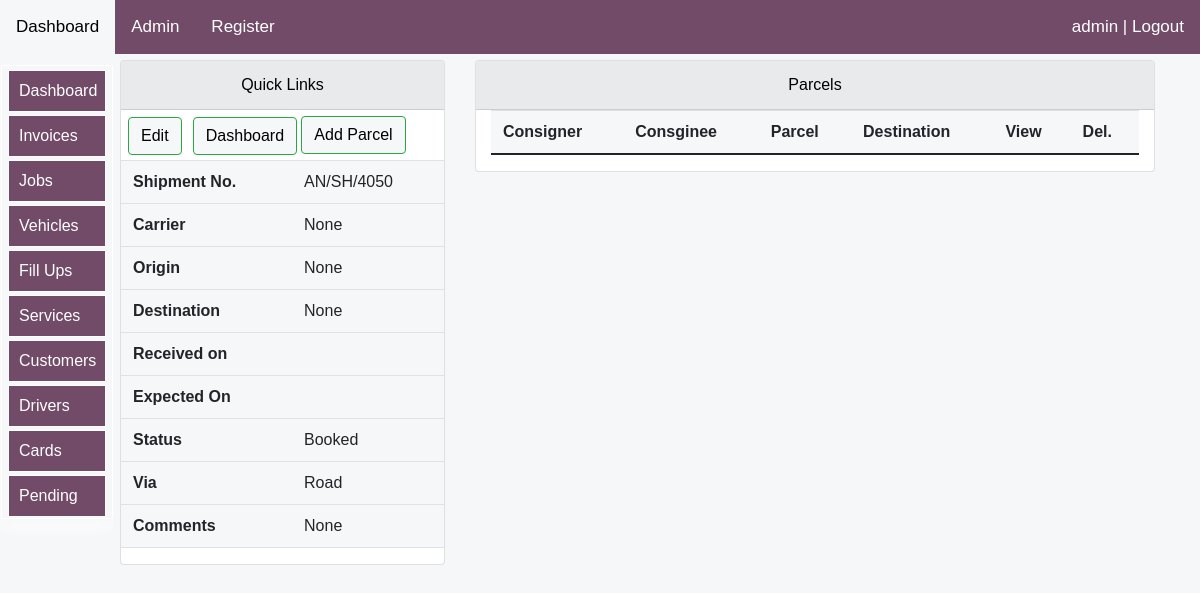
/logistics/add-items-to-shipment/1 (signed in), run on the app's committed database.
### logistics/models.py (models this page shows, shortened)
class ShipmentsModel(models.Model):
    Shipment_Status=[
        ("Booked","Booked"),
        ("Loaded","Loaded"),
        ("Dispatched","Dispatched"),
        ("Enroute","Enroute"),
        ("Delivered","Delivered"),
        ("Unknown","Unknown"),
        ("Other","Other"),
    ]
    Transport_Mode=[
        ("Road","Road"),
        ("Air","Air"),
         ("Sea","Sea"),
    ]
    carrier= models.ForeignKey(AlwenVehiclesModel, blank=True, null=True, on_delete=models.SET_NULL,related_name='carrier_related')
    date= models.DateTimeField(null=True, blank=True)
    expected= models.DateTimeField(null=True, blank=True)
    status= models.CharField(choices=Shipment_Status,null=True, blank=True, max_length=20,default="Booked")
    origin= models.CharField(null=True, blank=True, max_length=20)
    destination= models.CharField(null=True, blank=True, max_length=20)
    via= models.CharField(choices=Transport_Mode,null=True, blank=True, max_length=20,default="Road")
    shipment_number= models.CharField(null=True, blank=True, max_length=20)
    comments=models.CharField(blank=True,null=True,max_length=30)

### logistics/views.py (the view, shortened to what this page needs)
# urls.py: path('add-items-to-shipment/<int:pk>', views.add_show_shipment_items, name="add-items-to-shipment"),
@login_required(login_url='login:loginpage')
def add_show_shipment_items(request,pk):
    title="Add Shipment Items"
    ourshipment =ShipmentsModel.objects.get(id=pk)#very important to get id to go to particular shipment
    add_shipment_items_form=AddShippmentItemsForm()
    add_Shipment= get_object_or_404(ShipmentsModel, id=pk)
    add_item= None
    shipment_context={
            "add_shipment_items_form":add_shipment_items_form,
            "title":title,
            "ourshipment":ourshipment,
            "add_Shipment":add_Shipment,
            "title":title,
    }
    return render(request, 'logistics/shipments/add-items-to-shipment.html', shipment_context)#th

### logistics/models.py (called while the page is built)
    def __str__(self):
        return '{}'.format(self.name)

### logistics/templates/logistics/shipments/add-items-to-shipment.html (shortened to what this page needs)
{% extends 'bases/base.html'%}
{% load static %}
{% load crispy_forms_tags %}
{% block style %}
<link href="{% static 'css/bootstrap.min.css' %}" rel="stylesheet">
<link rel="stylesheet" href="https://use.fontawesome.com/releases/v5.15.2/css/all.css"
>
<link rel="stylesheet" href="https://cdn.jsdelivr.net/npm/bootstrap@4.6.0/dist/css/bootstrap.min.css"
>
   {%endblock%}
   {% block body %}
<div class="container">
    <div class="row mt-12" >
<div class="col-md-4">
    <div class="card">
        <div id="allif-section-headers" class="card-header ">
            Quick Links
        </div>
        <div >
      <a  href="{% url 'logistics:logistics-add-shipment-details' ourshipment.id  %}">
          <button id="allif-link-buttons" type="button" class="btn btn-success mybuttonlinks " >
              Edit</button></a>
          <a  href="{% url 'logistics:logistics-dashboard' %}">
          <button id="allif-link-buttons" type="button" class="btn btn-success mybuttonlinks" >
          Dashboard</button></a>
          <a href="#myModal" data-toggle="modal" data-target="#myModal"> <button id="allif-link-buttons" class="btn btn-success" >Add Parcel</button></a>
          </div>
      <table class="table">
        <tbody>
      <tr>
      <th>Shipment No.</th>
      <td>
        {{add_Shipment.shipment_number}}
      </td>
      </tr>
      <tr>
      <th>Carrier</th>
      <td>{{add_Shipment.carrier}}</td>
      </tr>
      <tr>
      <th>Origin</th>
      <td>{{add_Shipment.origin}}</td>
      </tr>
      <tr>
      <th>Destination</th>
      <td>{{add_Shipment.destination}}</td>
      </tr>
      <tr>
      <th>Received on</th>
      <td>{{add_Shipment.date|date:"d/m/Y"}}</td>
      </tr>
      <tr>
      <th>Expected On</th>
      <td>{{add_Shipment.expected|date:"d/m/Y"}}</td>
      </tr>
      <tr>
      <th>Status</th>
      <td>{{add_Shipment.status}}</td>
      </tr>
      <tr>
      <th>Via</th>
      <td>{{add_Shipment.via}}</td>
      </tr>
      <tr>
      <th>Comments</th>
      <td>{{add_Shipment.comments}}</td>
      </tr>
  </tbody>
  </table>
            </div>
        </div>
    <div class="col-md-8">
        <div class="card">
            <div id="allif-section-headers" class="card-header">
               Parcels
            </div>
            <div class="col-md-12">
            <table class="table">
            <thead>
            <tr>
            <th>Consigner</th>
            <th>Consginee</th>
            <th>Parcel</th>
            <th>Destination</th>
            <th>View</th>
            <th>Del.</th>
            </tr>
        </thead>
        </table>
            </div>
        </div></div></div>
</div>
   {% endblock %}

### logistics/templates/bases/log-topnavbar.html (shortened to what this page needs)
    <div class="topnav" id="myTopnav">
      <a  href="{% url 'logistics:logistics-dashboard' %}">Dashboard </a>
      {% if request.user.is_superuser %}
      <a href="/admin">Admin</a>
      <a href="{% url 'login:registerpage' %}">Register</a>
      {% endif %}
    {% if user.is_authenticated %}
    <a href="{% url 'login:logout' %}" style="float: right;">{{user}} | Logout</a>
            {% else %}
            <a href="{% url 'login:loginpage' %}" style="float: right;">Login</a>
        {% endif %}
    </div>

### logistics/templates/logistics/shipments/add-items-to-shipment.html (style rules this page uses)
body { font-size: 2rem; opacity: 1; position:sticky; overflow: auto; text-align: left; max-width: 100%; background-color: #F6F7F8; margin: auto; padding: auto; }
.container { background-color: #F6F7F8; }
table { background-color: #F6F7F8; }
.mybuttonlinks { margin-top: 7px; margin-left: 7px; margin-bottom: 5px; }
#allif-section-headers { background-color: #e9eaec; color: black; font-size: 16px; text-align: center; }
#allif-link-buttons { background-color: #F6F7F8; color: black; }
@media screen and (min-width:1000px) and (max-width:2000px) { .container { margin-top: 10px; display: block; font-size: 0.95rem; margin-left:auto ; margin-right: auto; margin: auto; padding-left: 90px; } }

### logistics/templates/bases/log-topnavbar.html (style rules this page uses)
body { margin: 0; font-family: Arial, Helvetica, sans-serif; }
.topnav { background-color: #714b67;; position: fixed; width: 100%; z-index:10; overflow:auto; margin-right: 0; right: 0; color: white; }
.topnav a { float: left; display: block; color: white; text-align: center; padding: 14px 16px; text-decoration: none; font-size: 17px; }

### logistics/templates/bases/log-sidenavbar.html (style rules this page uses)
:root { --sidebar_font_size:1.0rem; }

### data on the page
ShipmentsModel: shipment_number "AN/SH/4050", carrier "None", origin "None", destination "None", status "Booked", via "Road", comments "None"

### other printed values
{{ user }} "admin"
